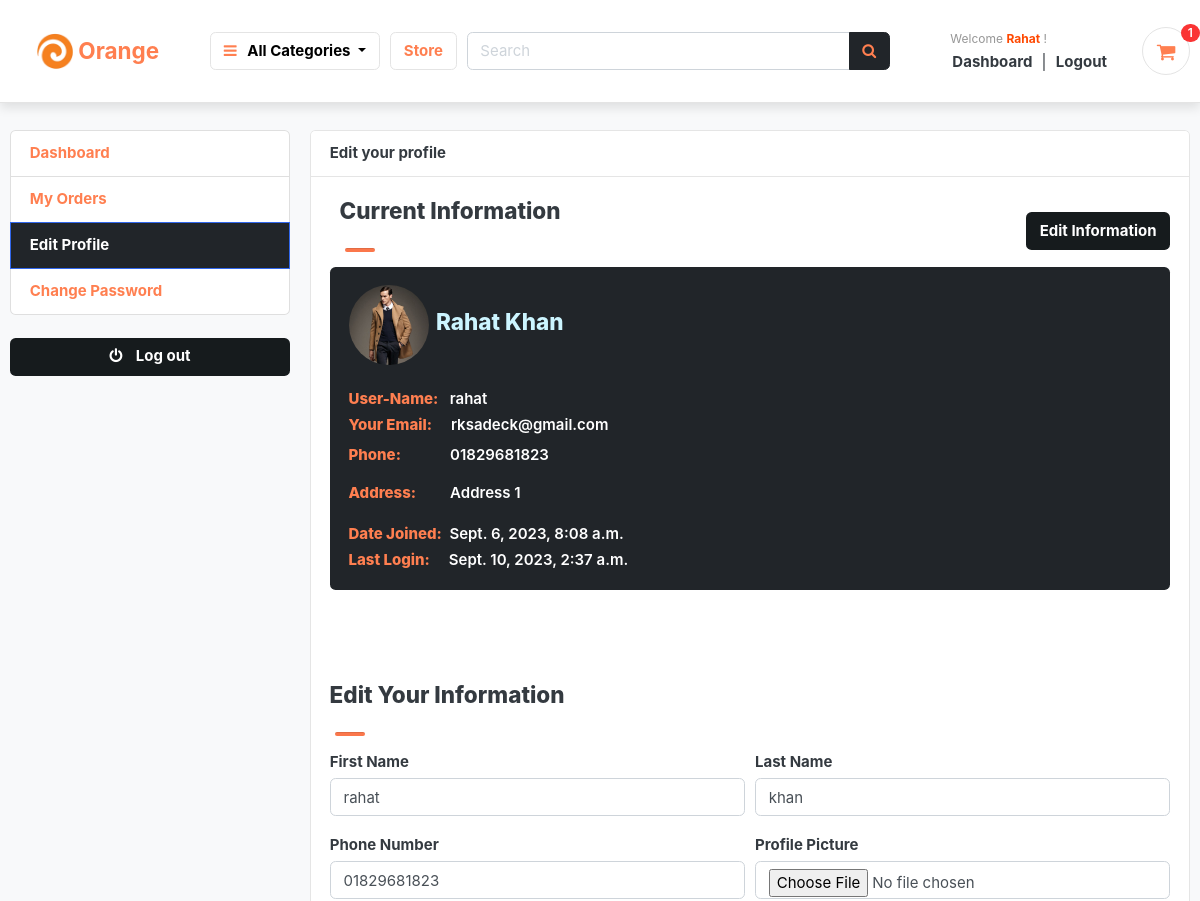
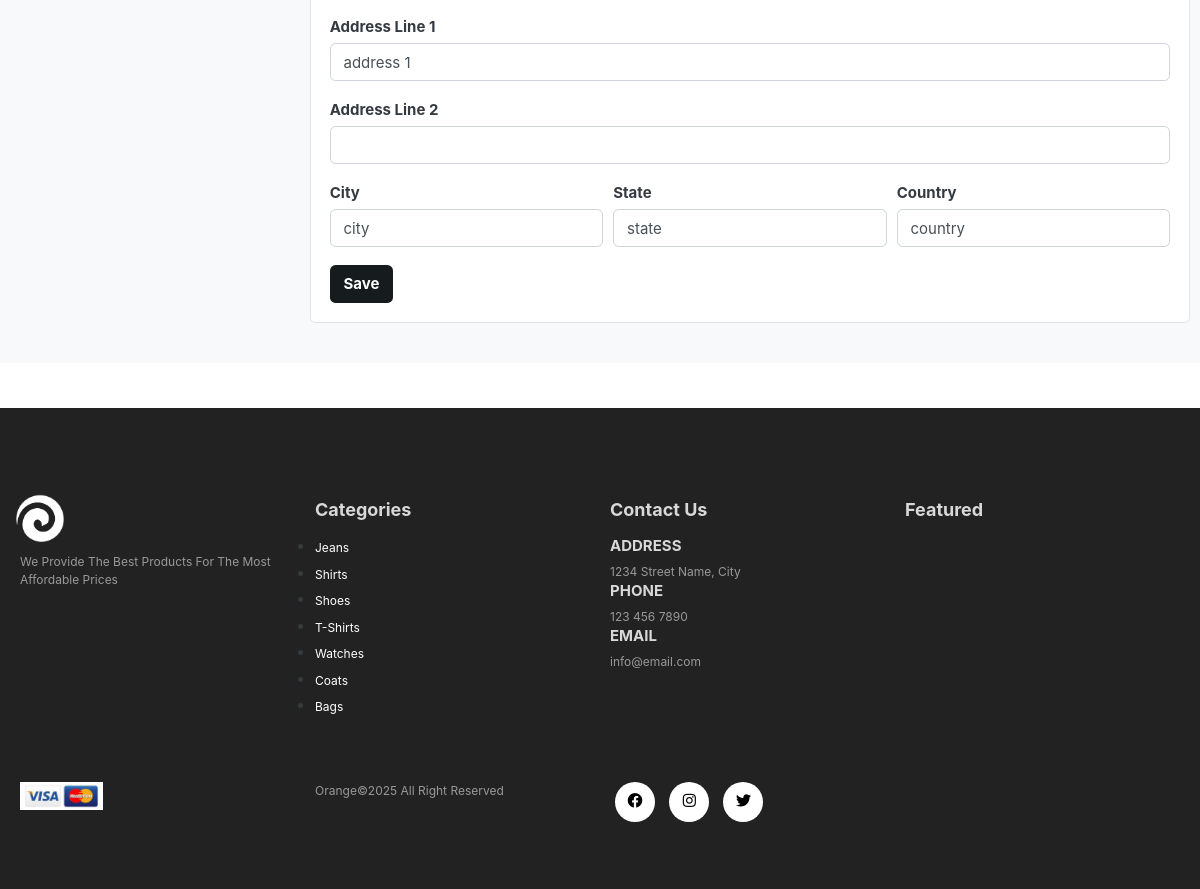
The app's page /accounts/edit_profile/ (signed in) with its own data (2 pictures, top to bottom).
### accounts/models.py (models this page shows, shortened)
class Account(AbstractBaseUser):
    first_name      = models.CharField(max_length=50)
    last_name       = models.CharField(max_length=50)
    username        = models.CharField(max_length=50, unique=True)
    email           = models.EmailField(max_length=100, unique=True)
    phone_number    = models.CharField(max_length=50)
    date_joined     = models.DateTimeField(auto_now_add=True)
    last_login      = models.DateTimeField(auto_now=True)
    is_admin        = models.BooleanField(default=False)
    is_staff        = models.BooleanField(default=False)
    is_active        = models.BooleanField(default=False)
    is_superadmin        = models.BooleanField(default=False)
    USERNAME_FIELD = 'email'
    REQUIRED_FIELDS = ['username', 'first_name', 'last_name']
    objects = MyAccountManager()
    def full_name(self):
        return f'{self.first_name} {self.last_name}'

class UserProfile(models.Model):
    user = models.OneToOneField(Account, on_delete=models.CASCADE)
    address_line_1 = models.CharField(blank=True, max_length=100)
    address_line_2 = models.CharField(blank=True, max_length=100)
    profile_picture = models.ImageField(blank=True, upload_to='photos/userprofile')
    city = models.CharField(blank=True, max_length=20)
    state = models.CharField(blank=True, max_length=20)
    country = models.CharField(blank=True, max_length=20)

### category/models.py (models this page shows, shortened)
class Category(models.Model):
    category_name = models.CharField(max_length=50, unique=True)
    slug = models.SlugField(max_length=100, unique=True)
    description = models.TextField(max_length=255, blank=True)
    cat_image = models.ImageField(upload_to='photos/categories', blank=True)
    class Meta:
        verbose_name = 'category'
        verbose_name_plural = 'categories'
    def get_url(self):
        return reverse('products_by_category', args=[self.slug])

### accounts/views.py (the view)
# urls.py: path('edit_profile/', views.edit_profile, name='edit_profile'),
@login_required(login_url='login')
def edit_profile(request):
    userprofile = get_object_or_404(UserProfile, user=request.user)
    if request.method == 'POST':
        user_form = UserForm(request.POST, instance=request.user)
        profile_form = UserProfileForm(request.POST, request.FILES, instance=userprofile)
        if user_form.is_valid() and profile_form.is_valid():
            user_form.save()
            profile_form.save()
            messages.success(request, 'Your profile has been updated.')
            return redirect('edit_profile')
    else:
        user_form = UserForm(instance=request.user)
        profile_form = UserProfileForm(instance=userprofile)
    context = {
        'user_form': user_form,
        'profile_form': profile_form,
        'userprofile': userprofile,
    }
    return render(request, 'accounts/edit_profile.html', context)

### accounts/templates/accounts/edit_profile.html (shortened to what this page needs)
{% extends 'base.html' %}
{% block content %}
<section class="section-conten padding-y bg">
<div class="container mt-5 pt-5">
	<div class="row">
	{% include 'accounts/dashboard_sidebar.html' %}
	<main class="col-md-9">
		<article class="card">
		<header class="card-header">
			<strong class="d-inline-block mr-3">Edit your profile</strong>
		</header>
		<div class="card-body">
			<div class="text-right">
				<div class="d-flex justify-content-between align-items-center">
					<div class="d-flex justify-content-center align-items-start flex-column">
						<h3>&nbsp;&nbsp;Current Information</h3>
					<hr class="ml-3 mb-3 rounded">
					</div>
					<a href="#section1" class="btn custom-button">Edit Information</a>
				</div>
				<div class="card-body d-flex justify-content-center align-items-start flex-column bg-dark text-white rounded">
					{% if userprofile.profile_picture %}
						<div class="d-flex justify-content-center align-items-center">
							<img src="{{userprofile.profile_picture.url}}" alt="User Profile Picture" width="80" height="80" style="border-radius:50%;">
							<h3 class=" text-capitalize ml-2" style="color: #ccf5ff;font-weight: 800;">{{user.full_name}}</h3>
						</div>
					{% endif %}
					<p class="mb-0 font-weight-bold mt-4"><span style="color: coral;font-weight: 800;">User-Name:</span>&nbsp;&nbsp;&nbsp;{{user.username}}</p>
					<p class="mb-0 font-weight-bold mt-1"><span style="color: coral;font-weight: 800;">Your Email:</span>&nbsp;&nbsp;&nbsp;&nbsp;&nbsp;{{user.email}}</p>
					<p class="font-weight-bold mt-2">
						<span style="color: coral;font-weight: 800;">Phone:</span> &nbsp;&nbsp;&nbsp;&nbsp;&nbsp;&nbsp;&nbsp;&nbsp;&nbsp;&nbsp;&nbsp;&nbsp;{{user.phone_number}}</p>
					<p class="font-weight-bold text-capitalize">
						<span style="color: coral;font-weight: 800;">Address:</span>
						{{ user.userprofile.address_line_1 }} {% if user.userprofile.address_line_2 %}{{ user.userprofile.address_line_2 }}{% endif %}</p>
						<p class="mb-0 font-weight-bold mt-1"><span style="color: coral;font-weight: 800;">Date Joined:</span>
							&nbsp;{{user.date_joined}}</p>
						<p class="mb-0 font-weight-bold mt-1"><span style="color: coral;font-weight: 800;">Last Login:</span>
							&nbsp;&nbsp;&nbsp;&nbsp;{{user.last_login}}</p>
				</div>
			</div>
			<div class="row mt-5 pt-5" id="section1">
				<div class="d-flex justify-content-center align-items-start flex-column">
					<h3>&nbsp;&nbsp;Edit Your Information</h3>
				<hr class="ml-3 mb-3 rounded">
				</div>
			<div class="col-md-12">
				<form action="{% url 'edit_profile' %}" method="POST" enctype="multipart/form-data">
					<div class="form-row">
						<div class="form-group col-md-6">
							<label  style="font-weight:700;">First Name</label>
							{{user_form.first_name}}
						</div>
						<div class="form-group col-md-6">
							<label  style="font-weight:700;">Last Name</label>
							{{user_form.last_name}}
						</div>
					</div>
					<div class="form-row">
						<div class="form-group col-md-6">
							<label style="font-weight:700;">Phone Number</label>
							{{user_form.phone_number}}
						</div>
						<div class="form-group col-md-6">
							<label style="font-weight:700;">Profile Picture</label>
							{{profile_form.profile_picture}}
						</div>
					</div>
					<div class="form-group">
						<label style="font-weight:700;">Address Line 1</label>
						{{profile_form.address_line_1}}
					</div>
					<div class="form-group">
						<label style="font-weight:700;">Address Line 2</label>
						{{profile_form.address_line_2}}
					</div>
					<div class="form-row">
						<div class="form-group col-md-4">
							<label style="font-weight:700;">City</label>
							{{profile_form.city}}
						</div>
						<div class="form-group col-md-4">
							<label style="font-weight:700;">State</label>
							{{profile_form.state}}
						</div>
						<div class="form-group col-md-4">
							<label style="font-weight:700;">Country</label>
							{{profile_form.country}}
						</div>
					</div>
					<input type="submit" value="Save" class="btn custom-button">
				</form>
			</div>
			</div>
		</div>
		</article>
	</main>
</div>
</div>
</section>
{% endblock %}

### templates/includes/navbar.html (shortened to what this page needs)
{% load static %}
<header class="section-header sticky-navbar">
    <section class="header-main border-bottom py-4" style="box-shadow: 0 5px 10px rgba(0,0,0,0.1);">
    <div class="container">
      <div class="row align-items-center">
        <div class="col-lg-2 col-md-3 col-6">
          <a href="{% url 'home' %}" class="brand-wrap">
            <div class="d-flex justify-content-center align-items-center"
              style="background-color: transparent; transition: background-color 0.3s, border-radius 0.3s, padding 0.3s; border-radius: 50px; padding: 10px 15px;"
              onmouseover="this.style.backgroundColor='#343a40'; this.getElementsByTagName('img')[0].classList.add('logo-brightness-change'); this.getElementsByTagName('h2')[0].style.color='#ff4800';"
              onmouseout="this.style.backgroundColor='transparent'; this.getElementsByTagName('img')[0].classList.remove('logo-brightness-change'); this.getElementsByTagName('h2')[0].style.color='coral';">
              <img src="{% static 'images/icons/logo.jpeg' %}" alt="Orange Store Logo" class="w-25" />
              <h2 style="color: coral; margin: 3px 5px; font-size: 1.5rem;"><span style="font-weight: bold;">Orange</span></h2>
            </div>
          </a>
        </div>
        <div class="col-lg col-sm col-md col-6 flex-grow-0">
          <div class="category-wrap dropdown d-inline-block float-right">
            <button
              type="button"
              class="btn btn-light dropdown-toggle"
              data-toggle="dropdown"
              style="background-color: transparent; color: black"
              onmouseover="this.style.backgroundColor='#343a40'; this.getElementsByTagName('i')[0].style.color='#ff4800'; this.style.color='white';"
              onmouseout="this.style.backgroundColor='transparent'; this.getElementsByTagName('i')[0].style.color='coral'; this.style.color='black';"
            >
              <i class="fa fa-bars" style="color: coral"></i><span class="capitalize" style="font-weight:bold;">&nbsp;&nbsp;&nbsp;All categories</span>
            </button>
          </div>
        </div>
        <a href="{% url 'store' %}" class="btn btn-outline-light"
          style="font-weight: bold; background-color: white; transition: background-color 0.3s; color: coral;"
          onmouseover="this.style.backgroundColor='#343a40'; this.style.color='#ff4800';"
          onmouseout="this.style.backgroundColor='white'; this.style.color='coral';">
          Store
        </a>
        <div class="col-lg col-md-6 col-sm-12 col">
          <form action="{% url 'search' %}" class="search" method="GET">
            <div class="input-group w-100">
              <input
                type="text"
                class="form-control"
                style="width: 60%"
                placeholder="Search"
                name="keyword"
              />
              <div class="input-group-append">
                <button class="btn btn-dark search-btn" type="submit" onmouseover="this.querySelector('.fa-search').style.color='#ff4800';"
                  style="color:#343a40"
                  onmouseout="this.querySelector('.fa-search').style.color='coral';">
                  <i class="fa fa-search" style="color: coral;"></i>
                </button>
              </div>
            </div>
          </form>
        </div>
        <div class="col-lg-3 col-sm-6 col-8 order-2 order-lg-3">
          <div class="d-flex justify-content-end mb-3 mb-lg-0">
            {% if user.id is None %}
            <div class="widget-header">
              <small class="title text-muted welcome-guest">Welcome <span class=""
                style="color:blue;font-weight:bold;text-transform: capitalize;">Guest</span> !</small>
              <div>
                <a href="{% url 'login' %}" class="dashboard-text">Login</a>
                <span class="dark-transp"> | </span>
                <a href="{% url 'register' %}"> <span  class="register-text">Register</span></a>
              </div>
            </div>
            {% else %}
            <div class="widget-header">
              <a href="{% url 'dashboard' %}">
                <small class="title text-muted welcome-user">Welcome <span class=""
                  style="color:#ff4800;font-weight:bold;text-transform: capitalize;">{{user.first_name}}</span> !</small>
              </a>
              <div>
                <a href="{% url 'dashboard' %}"><span class="dashboard-text">Dashboard</span></a>
                <span class="dark-transp"> | </span>
                <a href="{% url 'logout' %}"><span class="logout-text">Logout</span></a>
              </div>
            </div>
            {% endif %}
            <a href="{% url 'cart' %}" class="widget-header pl-3 ml-3 cart-icon-ancor">
              <div class="icon icon-sm rounded-circle border cart-icon-div">
                <i class="fa fa-shopping-cart cart-icon"></i>
              </div>
              <span class="badge badge-pill badge-danger notify"
                >{{cart_count}}</span
              >
            </a>
          </div>
        </div>
      </div>
    </div>
  </section>
</header>

### templates/includes/footer.html (shortened to what this page needs)
{% load static %}
   <footer class="mt-5 py-5">
        <div class="row container mx-auto pt-5">
          <div class="footer-one col-lg-3 col-md-6 col-sm-12">
			<a href="{% url 'home' %}">
				<img class="logo" src="{% static 'images/icons/payment.png' %}" style="filter:grayscale(100%) brightness(2);transform:scale(1.2)"/>
			</a>
            <p class="pt-3 text-capitalize">We provide the best products for the most affordable prices</p>
          </div>
          <div class="footer-one col-lg-3 col-md-6 col-sm-12">
           <h5 class="pb-2">Categories</h5>
		   <ul>
			{% for category in links %}
			<li>
				<a
				class="link"
				href="{{ category.get_url }}"
				style="color: white"
				onmouseover="this.style.color='black';"
				onmouseout="this.style.color='white';"
				>{{ category.category_name }}</a
			  >
			</li>
			{% empty %}
            <div class="container text-center mt-5 py-5">
                <p>No "New" products available at the moment.</p>
            </div>
			{% endfor %}
		   </ul>
          </div>
          <div class="footer-one col-lg-3 col-md-6 col-sm-12">
            <h5 class="pb-2">Contact Us</h5>
            <div>
              <h6 class="text-uppercase">Address</h6>
              <p>1234 Street Name, City</p>
            </div>
            <div>
              <h6 class="text-uppercase">Phone</h6>
              <p>123 456 7890</p>
            </div>
            <div>
              <h6 class="text-uppercase">Email</h6>
              <p>info@email.com</p>
            </div>
          </div>
          <div class="footer-one col-lg-3 col-md-6 col-sm-12">
            <h5 class="pb-2">Featured</h5>
          </div>
        </div>
        <div class="copyright mt-5">
          <div class="row container mx-auto">
            <div class="col-lg-3 col-md-5 col-sm-12 mb-4">
              <img src="{% static 'images/icons/payment.jpeg' %}"/>
            </div>
            <div class="col-lg-3 col-md-5 col-sm-12 mb-4 text-nowrap mb-2">
              <p>Orange©2025 All Right Reserved</p>
            </div>
            <div class="col-lg-3 col-md-5 col-sm-12 mb-4">
             <a href="#"><i class="fab fa-facebook"></i></a>
             <a href="#"><i class="fab fa-instagram"></i></a>
             <a href="#"><i class="fab fa-twitter"></i></a>
            </div>
          </div>
        </div>
    </footer>

### records on screen
Account: first_name "Rahat", full_name "Rahat Khan", username "rahat", email "rksadeck@gmail.com", phone_number "01829681823", userprofile.address_line_1 "Address 1", date_joined "Sept. 6, 2023, 8:08 a.m.", last_login "Sept. 10, 2023, 2:37 a.m.", first_name "rahat", last_name "khan"
UserProfile: profile_picture (picture), address_line_1 "address 1", city "city", state "state", country "country"
Category: category_name "Jeans"
Category: category_name "Shirts"
Category: category_name "Shoes"
Category: category_name "T-Shirts"
Category: category_name "Watches"
Category: category_name "Coats"
Category: category_name "Bags"

### other values on screen
{{ cart_count }} "1"
